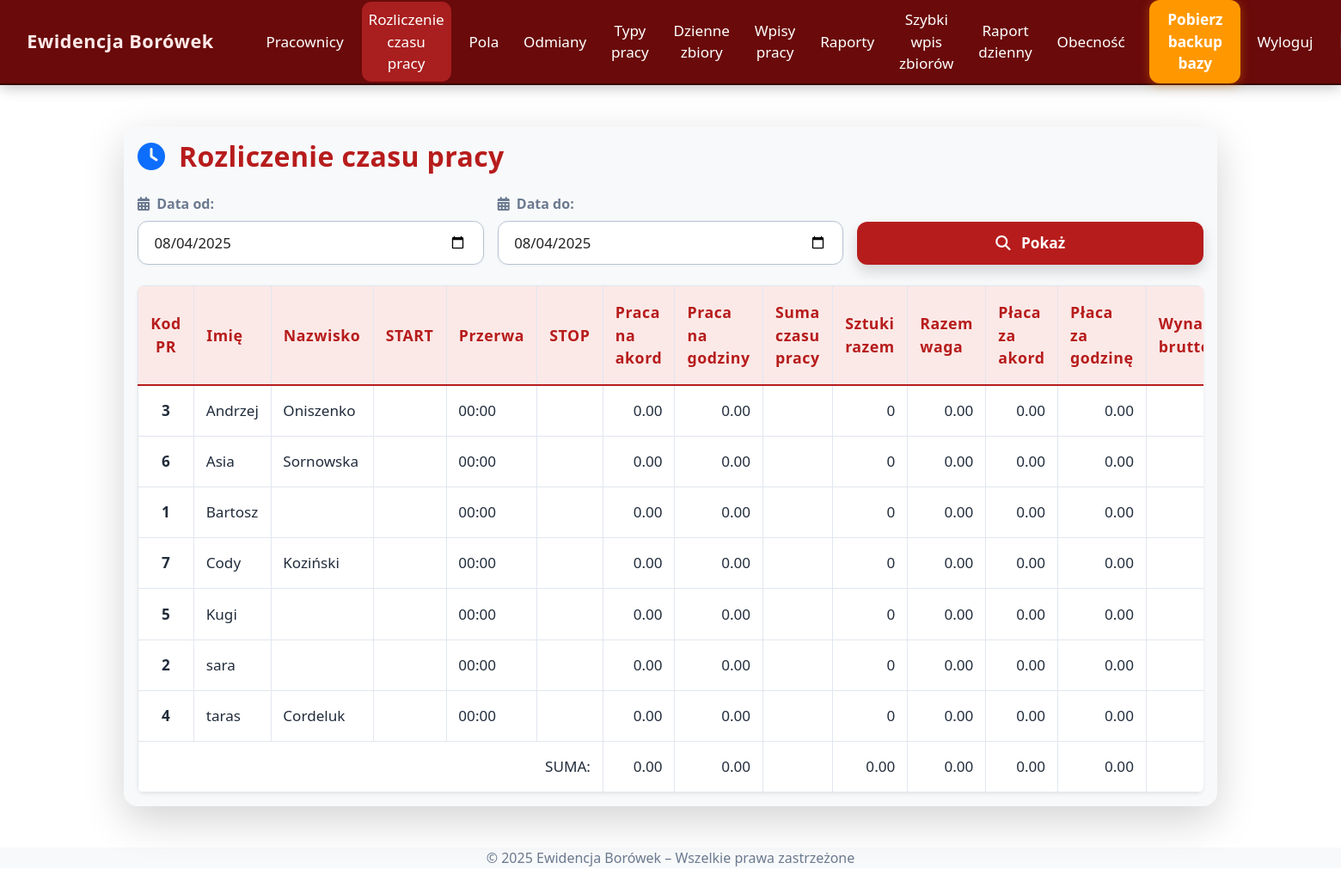
The page /rozliczenie_czasu_pracy (signed in) on the database its author committed.
### models.py (models this page shows)
class Employee(db.Model):
    id = db.Column(db.Integer, primary_key=True)
    external_id = db.Column(db.String(30), unique=True)
    name = db.Column(db.String(100), nullable=False)
    external_id = db.Column(db.String(50))
    hourly_rate = db.Column(db.Float, nullable=False, default=0.0)
    piece_rate = db.Column(db.Float, nullable=False, default=0.0)
    is_active = db.Column(db.Boolean, default=True)
    entries = db.relationship('Entry', backref='employee', lazy=True, cascade="all, delete-orphan")
    harvests = db.relationship('DailyHarvest', backref='employee', lazy=True, cascade="all, delete-orphan")
    team = db.Column(db.String(64), nullable=True)

### app.py (the view)
@app.route('/rozliczenie_czasu_pracy', methods=['GET'])
@login_required
def rozliczenie_czasu_pracy():
    start_date = request.args.get('start_date', date.today().isoformat())
    end_date = request.args.get('end_date', date.today().isoformat())
    employees = Employee.query.filter_by(is_active=True).order_by(Employee.name).all()
    presences = Presence.query.filter(Presence.date >= start_date, Presence.date <= end_date).all()
    entries = Entry.query.filter(Entry.date >= start_date, Entry.date <= end_date).all()
    harvests = DailyHarvest.query.filter(DailyHarvest.date >= start_date, DailyHarvest.date <= end_date).all()
    fields = (
        Field.query
        .join(DailyHarvest, Field.id == DailyHarvest.field_id)
        .filter(DailyHarvest.date >= start_date, DailyHarvest.date <= end_date)
        .distinct()
        .all()
    )
    data = []
    for emp in employees:
        presence = next((p for p in presences if p.employee_id == emp.id), None)
        time_in = presence.time_in if presence else None
        time_out = presence.time_out if presence else None
        break_minutes = presence.break_minutes if presence and presence.break_minutes else 0
        hours = sum(e.hours or 0 for e in entries if e.employee_id == emp.id and (e.hours or 0) > 0)
        total_kg = sum(h.quantity_kg for h in harvests if h.employee_id == emp.id)
        field_weights = {f.name: sum(h.quantity_kg for h in harvests if h.employee_id == emp.id and h.field_id == f.id) for f in fields}
        total_sztuki = sum(e.quantity or 0 for e in entries if e.employee_id == emp.id and e.work_type and e.work_type.unit == "sztuki")
        piece_pay = sum((h.quantity_kg or 0) * (emp.piece_rate or 0) for h in harvests if h.employee_id == emp.id)
        hourly_pay = hours * (emp.hourly_rate or 0)
        suma_czasu = ""
        if time_in and time_out:
            delta = datetime.combine(date.today(), time_out) - datetime.combine(date.today(), time_in)
            total_minutes = delta.total_seconds() // 60 - (break_minutes or 0)
            godziny = int(total_minutes // 60)
            minuty = int(total_minutes % 60)
            suma_czasu = f"{godziny:02d}:{minuty:02d}"
        data.append({
            'kod_pr': emp.external_id or emp.id,
            'imie': emp.name.split()[0] if emp.name else '',
            'nazwisko': ' '.join(emp.name.split()[1:]) if emp.name else '',
            'start': time_in.strftime('%H:%M') if time_in else '',
            'przerwa': f"{break_minutes:02d}:00" if break_minutes else '00:00',
            'stop': time_out.strftime('%H:%M') if time_out else '',
            'praca_akord': f"{total_kg:.2f}",
            'praca_godziny': f"{hours:.2f}",
            'suma_czasu': suma_czasu,
            'field_weights': field_weights,
            'sztuki_razem': total_sztuki,
            'razem_waga': f"{total_kg:.2f}",
            'placa_akord': f"{piece_pay:.2f}",
            'placa_godziny': f"{hourly_pay:.2f}",
            'wynagrodzenie_brutto': f"{(piece_pay + hourly_pay):.2f}"
        })
    return render_template('rozliczenie_czasu_pracy.html', data=data, fields=fields, start_date=start_date, end_date=end_date)

### app.py (called while the page is built)
@app.context_processor
def inject_now():
    return {'current_year': datetime.now().year}

@app.context_processor
def inject_now():
    return {'current_year': datetime.now().year}

@login_manager.user_loader
def load_user(user_id):
    return User.query.get(int(user_id))

### templates/rozliczenie_czasu_pracy.html (shortened to what this page needs)
{% extends "base.html" %}
{% block content %}
<div class="container-xl py-4">
  <div class="card shadow-lg border-0 rounded-4 bg-light">
    <div class="card-body">
      <div class="d-flex align-items-center mb-4">
        <i class="fas fa-clock fa-2x text-primary me-3"></i>
        <h2 class="mb-0 fw-bold">Rozliczenie czasu pracy</h2>
      </div>
      <form method="get" class="row g-3 align-items-end mb-4">
        <div class="col-sm-4">
          <label class="form-label fw-semibold" for="start_date">
            <i class="fas fa-calendar-alt me-1"></i> Data od:
          </label>
          <input type="date" class="form-control" id="start_date" name="start_date" value="{{ start_date }}">
        </div>
        <div class="col-sm-4">
          <label class="form-label fw-semibold" for="end_date">
            <i class="fas fa-calendar-alt me-1"></i> Data do:
          </label>
          <input type="date" class="form-control" id="end_date" name="end_date" value="{{ end_date }}">
        </div>
        <div class="col-sm-4 d-grid">
          <button type="submit" class="btn btn-primary btn-lg shadow">
            <i class="fas fa-search me-2"></i> Pokaż
          </button>
        </div>
      </form>
      <div class="table-responsive rounded-3 shadow-sm">
        <table class="table table-hover align-middle mb-0 bg-white" id="hoursTable" style="min-width:1200px;">
          <thead class="sticky-top bg-primary text-white">
            <tr>
              <th class="text-center" onclick="sortTable(0)">Kod PR</th>
              <th onclick="sortTable(1)">Imię</th>
              <th onclick="sortTable(2)">Nazwisko</th>
              <th onclick="sortTable(3)">START</th>
              <th onclick="sortTable(4)">Przerwa</th>
              <th onclick="sortTable(5)">STOP</th>
              <th onclick="sortTable(6)">Praca na akord</th>
              <th onclick="sortTable(7)">Praca na godziny</th>
              <th onclick="sortTable(8)">Suma czasu pracy</th>
              <th onclick="sortTable({{ 9 + fields|length }})">Sztuki razem</th>
              <th onclick="sortTable({{ 10 + fields|length }})">Razem waga</th>
              <th onclick="sortTable({{ 11 + fields|length }})">Płaca za akord</th>
              <th onclick="sortTable({{ 12 + fields|length }})">Płaca za godzinę</th>
              <th onclick="sortTable({{ 13 + fields|length }})">Wynagrodzenie brutto</th>
            </tr>
          </thead>
          <tbody>
            {% for row in data %}
            <tr>
              <td class="text-center fw-bold">{{ row.kod_pr }}</td>
              <td>{{ row.imie }}</td>
              <td>{{ row.nazwisko }}</td>
              <td>{{ row.start }}</td>
              <td>{{ row.przerwa }}</td>
              <td>{{ row.stop }}</td>
              <td class="text-end">{{ row.praca_akord }}</td>
              <td class="text-end">{{ row.praca_godziny }}</td>
              <td>{{ row.suma_czasu }}</td>
              <td class="text-end">{{ row.sztuki_razem }}</td>
              <td class="text-end">{{ row.razem_waga }}</td>
              <td class="text-end text-success">{{ row.placa_akord }}</td>
              <td class="text-end text-primary">{{ row.placa_godziny }}</td>
              <td class="text-end fw-bold text-dark">{{ row.wynagrodzenie_brutto }}</td>
            </tr>
            {% endfor %}
          </tbody>
          <tfoot>
            <tr class="bg-light fw-bold">
              <td colspan="6" class="text-end">SUMA:</td>
              <td class="text-end" id="sum_praca_akord">0.00</td>
              <td class="text-end" id="sum_praca_godziny">0.00</td>
              <td></td>
              <td class="text-end" id="sum_sztuki_razem">0.00</td>
              <td class="text-end" id="sum_razem_waga">0.00</td>
              <td class="text-end text-success" id="sum_placa_akord">0.00</td>
              <td class="text-end text-primary" id="sum_placa_godziny">0.00</td>
              <td class="text-end fw-bold text-dark" id="sum_wynagrodzenie_brutto">0.00</td>
            </tr>
          </tfoot>
        </table>
      </div>
    </div>
  </div>
</div>
{% endblock %}

### static/style.css (style rules this page uses)
body { font-family: 'Segoe UI', Tahoma, Geneva, Verdana, sans-serif; background-color: #f8f9fa; color: #343a40; transition: background 0.3s, color 0.3s; }
:root { --bg: #ffffff; --text: #222222; --navbar: #6a0a0a; --footer: #f8f9fa; --tile: #8D0707; --tile-hover: #ad1d1d; --tile-shadow: 0 4px 24px #0002; --tile-glow: 0 0 12px #d32f2f88; }
body { background: var(--bg); color: var(--text); }

### static/custom.css (style rules this page uses)
body { min-height: 100vh; background: linear-gradient(135deg, #b71c1c 0%, #ff5252 100%); color: #23272f; font-family: 'Segoe UI', 'Arial', sans-serif; }
.table, .table-bordered, .table-striped { background: #fff !important; border-radius: 10px !important; box-shadow: 0 2px 12px #b71c1c11; color: #212c3b !important; border: 1px solid #e1e6ef !important; }
.table th, .table td { border: 1px solid #e1e6ef !important; padding: 0.95em 0.8em !important; vertical-align: middle; font-size: 1.07em; color: #212c3b !important; font-weight: 500; background: #fff !important; }
.table thead th { background: #fbe9e7 !important; color: #b71c1c !important; font-size: 1.11em; font-weight: 700; letter-spacing: 0.03em; border-bottom: 2.5px solid #b71c1c !important; }
h1, h2, h3, h4, h5 { color: #b71c1c; font-weight: 800; letter-spacing: 0.4px; margin-bottom: 1.1rem; text-shadow: 0 2px 10px #fff3; }
label, .text-muted, .text-secondary, .muted, .secondary, small { color: #6b7a90 !important; opacity: 1 !important; font-weight: 500; }
.form-control, .form-select { border-radius: 0.7em !important; border: 1.4px solid #b6c2d1; background: #fff !important; color: #222 !important; box-shadow: 0 1px 4px #b6c2d122; padding: 0.7em 1.1em; font-size: 1.05em; transition: border-color 0.12s, box-shadow 0.12s, background 0.12s; }
input[type="date"].form-control, input[type="number"].form-control { min-width: 110px; color-scheme: light; }
.btn, button, .btn-primary, .btn-success, .btn-danger, .btn-info, .btn-secondary { border-radius: 0.7em !important; font-weight: 700; font-size: 1.08em; box-shadow: 0 2px 10px #b71c1c33; border: none !important; transition: background 0.15s, color 0.15s, box-shadow 0.09s; padding: 0.7em 1.45em; }
.btn-primary, .btn-danger { background: #b71c1c; color: #fff !important; }

### templates/base.html (style rules this page uses)
:root { --bg: #ffffff; --text: #222222; --navbar: #6a0a0a; --footer: #f8f9fa; }
body { background: var(--bg); color: var(--text); transition: background 0.3s, color 0.3s; }

### rows shown on the page
Employee: kod_pr "1", imie "Bartosz", przerwa "00:00", praca_akord "0.00", praca_godziny "0.00", sztuki_razem "0", razem_waga "0.00", placa_akord "0.00", placa_godziny "0.00"
Employee: kod_pr "5", imie "Kugi", przerwa "00:00", praca_akord "0.00", praca_godziny "0.00", sztuki_razem "0", razem_waga "0.00", placa_akord "0.00", placa_godziny "0.00"
Employee: kod_pr "2", imie "sara", przerwa "00:00", praca_akord "0.00", praca_godziny "0.00", sztuki_razem "0", razem_waga "0.00", placa_akord "0.00", placa_godziny "0.00"

### other values the page prints
{{ row.kod_pr }} "3" "6" "7" "4"
{{ row.imie }} "Andrzej" "Asia" "Cody" "taras"
{{ row.nazwisko }} "Oniszenko" "Sornowska" "Koziński" "Cordeluk"
{{ row.przerwa }} "00:00" "00:00" "00:00" "00:00"
{{ row.praca_akord }} "0.00" "0.00" "0.00" "0.00"
{{ row.praca_godziny }} "0.00" "0.00" "0.00" "0.00"
{{ row.sztuki_razem }} "0" "0" "0" "0"
{{ row.razem_waga }} "0.00" "0.00" "0.00" "0.00"
{{ row.placa_akord }} "0.00" "0.00" "0.00" "0.00"
{{ row.placa_godziny }} "0.00" "0.00" "0.00" "0.00"
